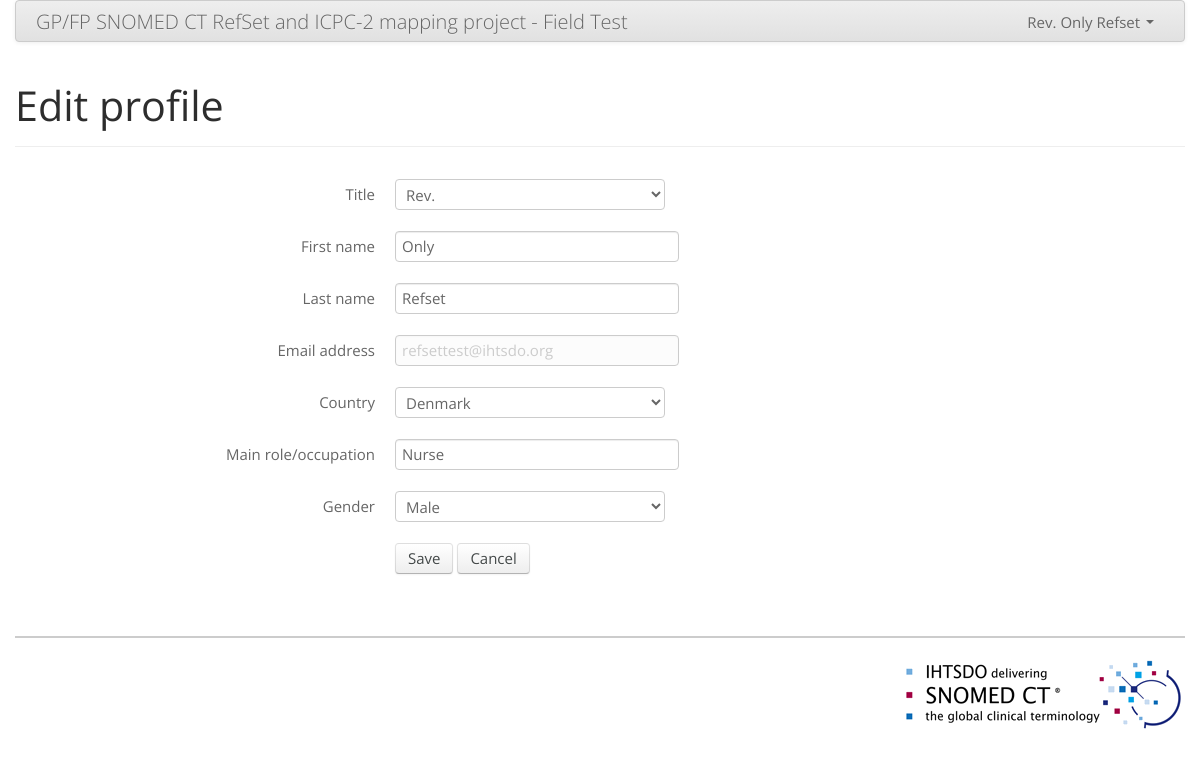
Screenshot of /edit-profile.php (signed in) with the database file from the repository.
### tables this page shows
CREATE TABLE `Users` (
  `user_id` mediumint(9) NOT NULL AUTO_INCREMENT,
  `title_id` int(11) DEFAULT NULL,
  `first_name` varchar(25) NOT NULL,
  `last_name` varchar(50) NOT NULL,
  `email` varchar(50) NOT NULL,
  `password` varchar(50) NOT NULL,
  `role` varchar(50) NOT NULL,
  `age` int(11) DEFAULT NULL,
  `gender_id` int(11) DEFAULT NULL,
  `country_id` int(11) NOT NULL,
  `option_id` smallint(6) NOT NULL DEFAULT '1',
  `verified` tinyint(1) NOT NULL DEFAULT '0',
  `verification` varchar(256) DEFAULT NULL,
  `field_test_complete` smallint(6) NOT NULL DEFAULT '0',
  `date_created` timestamp NOT NULL DEFAULT CURRENT_TIMESTAMP,
  `date_modified` timestamp NOT NULL DEFAULT '0000-00-00 00:00:00', 
  PRIMARY KEY (`user_id`)
);

CREATE TABLE `Title` (
  `title_id` int(11) NOT NULL,
  `title` varchar(32) NOT NULL,
  PRIMARY KEY (`title_id`)
);

CREATE TABLE `Countries` (
  `country_id` int(11) NOT NULL,
  `country_code` varchar(2) NOT NULL,
  `name` varchar(50) NOT NULL
);

CREATE TABLE `Gender` (
  `gender_id` int(11) NOT NULL,
  `gender` varchar(10) NOT NULL,
  UNIQUE KEY `id` (`gender_id`)
);

### edit-profile.php (the view, shortened to what this page needs)
<?php require ('inc/head.php'); ?>
</head>
<body>
  <div class="container">
    <?php require('inc/header.php'); ?>
    <div class="main clearfix">
      <div class="page-header">
        <h1>Edit profile</h1>
      </div>
<?php
if(!$_SESSION["logged"]){
  include('inc/not-logged-in.php');
} else {
  $rows = mysql_query("SELECT * FROM Users WHERE user_id='$_SESSION[user_id]'") or die(mysql_error());
  $user = mysql_fetch_array($rows);
?>
      <div class="row">
        <div class="span8 offset2">
          <form method="post" action="profile.php" class="form-horizontal" id="editProfile" name="editProfile" data-validate="parsley">
            <fieldset>
              <div class="control-group">
                <label class="control-label" for="editTitle">Title</label>
                <div class="controls">
                  <select class="input-xlarge" id="editTitle" name="editTitle" data-required="true">
                    <?php
                    $result = mysql_query("SELECT * FROM Title") or die(mysql_error());
                    while($row = mysql_fetch_array($result)){
                      ?>
                      <option value="<?=$row['title_id'];?>"<?= ($row['title_id'] == $user['title_id'] ? ' selected="selected"' : '') ?>><?=$row['title'];?></option>
                      <?php
                    }
                    ?>
                  </select>
                </div>
              </div>
              <div class="control-group">
                <label class="control-label" for="editFirstname">First name</label>
                <div class="controls">
                  <input type="text" class="input-xlarge" maxlength="30" id="editFirstname" name="editFirstname" value="<?= $user['first_name']; ?>" placeholder="First name" data-trigger="change" data-required="true">
                </div>
              </div>
              <div class="control-group">
                <label class="control-label" for="editLastname">Last name</label>
                <div class="controls">
                  <input type="text" class="input-xlarge" maxlength="30" id="editLastname" name="editLastname" value="<?= $user['last_name']; ?>" placeholder="Last name" data-trigger="change" data-required="true">
                </div>
              </div>
              <div class="control-group">
                <label class="control-label" for="editEmail">Email address</label>
                <div class="controls">
                  <span class="input-xlarge uneditable-input"><?= $user['email']; ?></span>
                </div>
              </div>
              <div class="control-group">
                <label class="control-label" for="editCountry">Country</label>
                <div class="controls">
                  <select class="input-xlarge" id="editCountry" name="editCountry" data-required="true">
                    <?php
                    $result = mysql_query("SELECT * FROM Countries") or die(mysql_error());
                    while($row = mysql_fetch_array($result)){
                      ?>
                      <option value="<?=$row['country_id'];?>"<?= ($row['country_id'] == $user['country_id'] ? ' selected="selected"' : '') ?>><?=$row['name'];?></option>
                      <?php
                    }
                    ?>
                  </select>
                </div>
              </div>
              <div class="control-group">
                <label class="control-label" for="editRole">Main role/occupation</label>
                <div class="controls">
                  <input type="text" class="input-xlarge" maxlength="100" id="editRole" name="editRole" value="<?= $user['role']; ?>" placeholder="Main role/occupation" data-required="true">
                </div>
              </div>
              <div class="control-group">
                <label class="control-label" for="editGender">Gender</label>
                <div class="controls">
                  <select class="input-xlarge" id="editGender" name="editGender" data-required="true">
                    <?php
                    $result = mysql_query("SELECT * FROM Gender") or die(mysql_error());
                    while($row = mysql_fetch_array($result)){
                      ?>
                      <option value="<?=$row['gender_id'];?>"<?= ($row['gender_id'] == $user['gender_id'] ? ' selected="selected"' : '') ?>><?=$row['gender'];?></option>
                      <?php
                    }
                    ?>
                  </select>
                </div>
              </div>
              <div class="control-group">
                <div class="controls">
                  <input type="submit" class="btn" value="Save">
                  <a class="btn" href="profile.php">Cancel</a>
                </div>
              </div>
            </fieldset>
          </form>
        </div>
      </div>
<?php
}
?>
    </div>
    <?php require('inc/footer.php'); ?>
  </div>
</body>
</html>

### css/style.css (style rules this page uses)
.main { min-height: 450px; }

### rows the page displays
users: editTitle "Rev.", editFirstname "Only", editLastname "Refset", email "refsettest@ihtsdo.org", editCountry "Denmark", editRole "Nurse", editGender "Male"

### other values shown
$_SESSION['title'] "Rev."
$_SESSION['first_name'] "Only"
$_SESSION['last_name'] "Refset"
